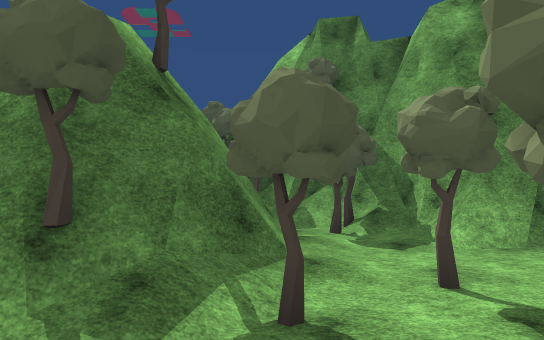
View 1 (above)

15 first-person views from a walk through a scene from a Unity 3-D project. The camera is 1.5 m above the floor, looks level and sees 70° across. The floor is counted in squares, 2 m on a side. Each view is taken from the middle of a square. On the plan, view 1 faces up. The plan holds only what a view shows up to about 12 squares ahead; the rest is blank. The place goes on beyond the plan. The player character is not drawn. Some surface patterns are stand-ins.

View 2
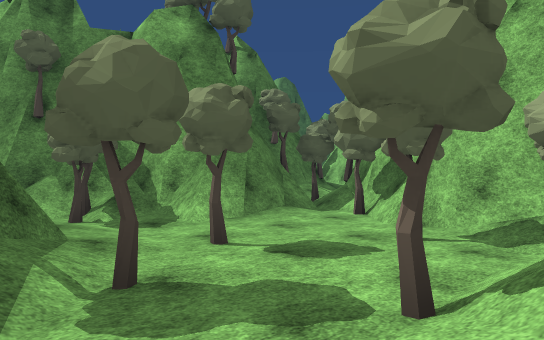

View 3
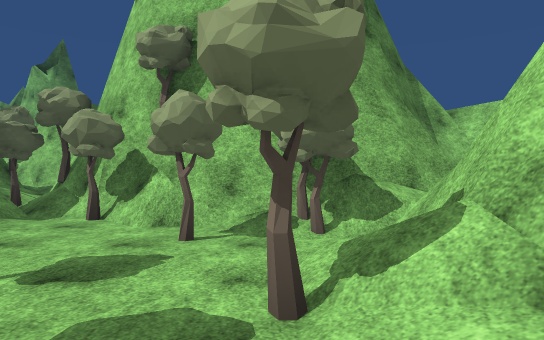

View 4
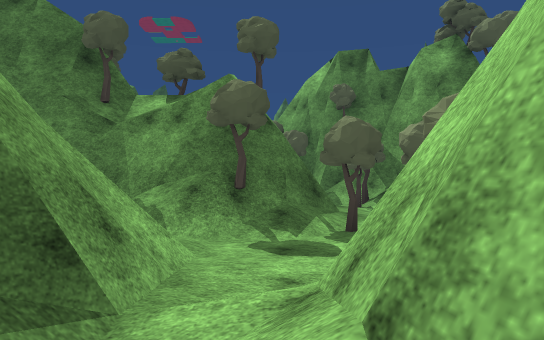

View 5
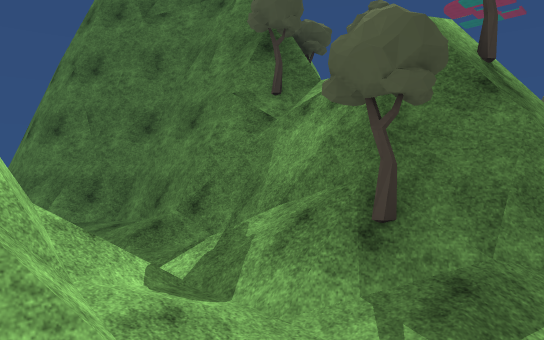

View 6
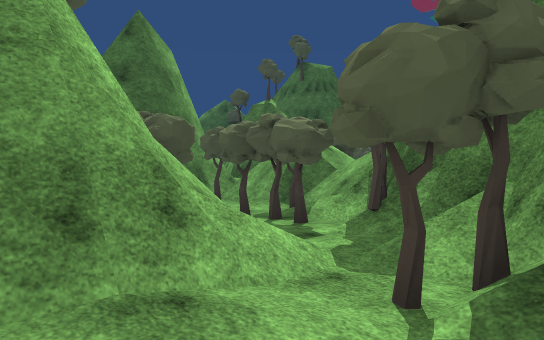

View 7
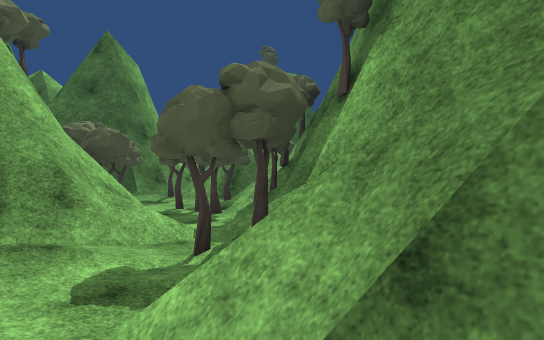

View 8
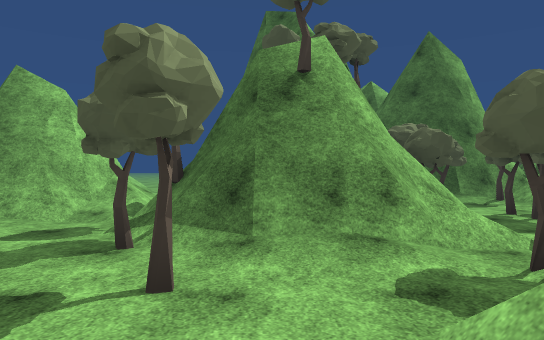

View 9
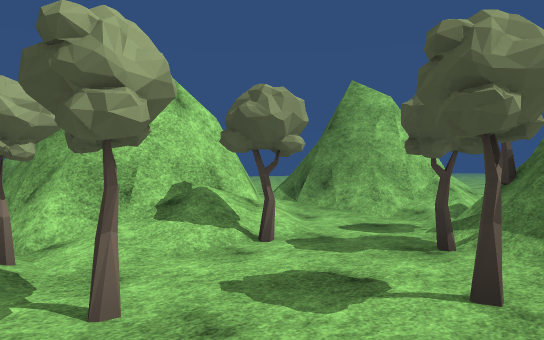

View 10
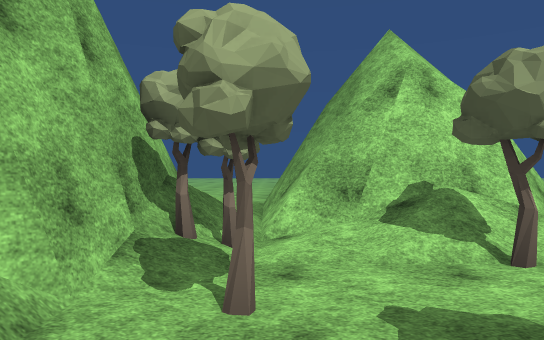

View 11
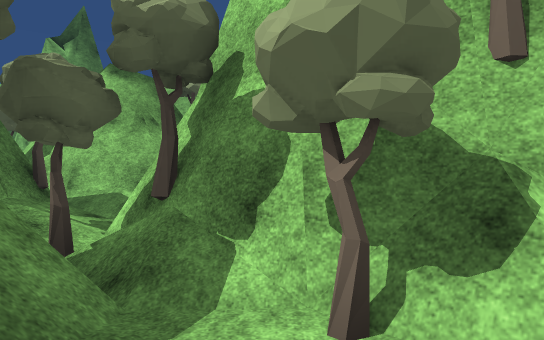

View 12
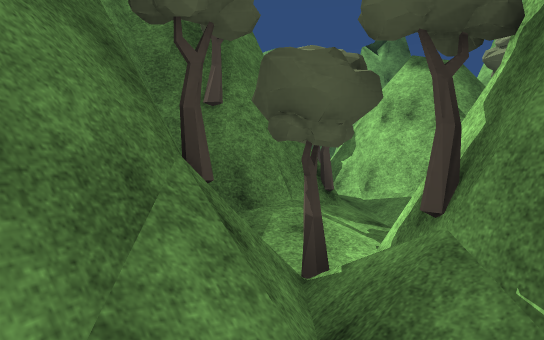

View 13
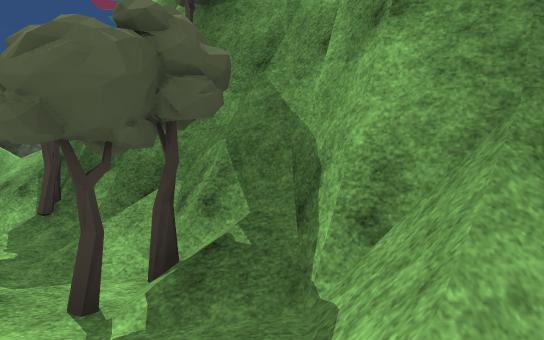

View 14
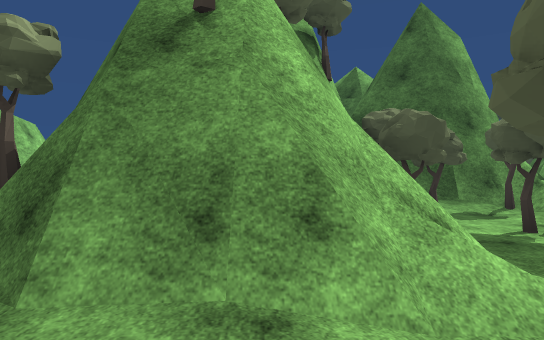

View 15
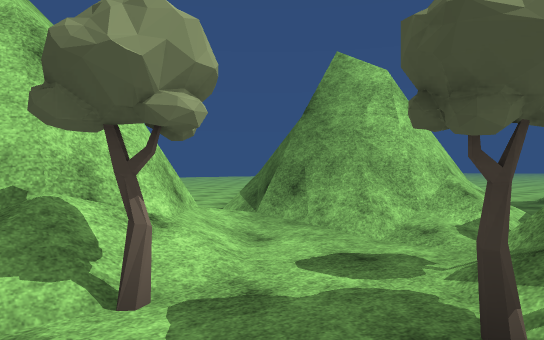

### Floor plan
Key: @ floor where view 1 was taken; # wall or solid block; . main floor; : floor 0.25 m higher than the main floor; / step, stairs or slope; = window, fence, low wall or low ledge; T tree.
Columns run from 11 left of view 1 to 10 right of it. Each row starts with its distance up from view 1.
 12        T
 11        ###
 10      ###T##
  9      #T:T###
  8      #T.TT####   #   #
  7        TT==#T######T:#
  6         T#==T/##TT::.#
  5          ###//##=T#
  4         ####....T##
  3    ######T#TT...T#
  2  ###///.///...T.##
  1 ///.../##=..T.T##
  0 ../   ####.@#####
 -1    #    ##/######
 -2   ##    #=/####=##
 -3           /   =  #

Where each view was taken, in squares from view 1:
view 1: 0 up, 0 right, facing up
view 2: 0 up, 1 left, facing up-right
view 3: 1 up, 1 left, facing right
view 4: 3 down, 1 left, facing up
view 5: 0 up, 0 right, facing up-left
view 6: 4 up, 2 right, facing up-left
view 7: 4 up, 4 right, facing up-left
view 8: 4 up, 4 right, facing left
view 9: 4 up, 4 right, facing down-left
view 10: 4 up, 3 right, facing down
view 11: 4 up, 3 right, facing right
view 12: 4 up, 4 right, facing up-right
view 13: 4 up, 2 right, facing up
view 14: 5 up, 2 right, facing left
view 15: 3 up, 2 right, facing down-left
